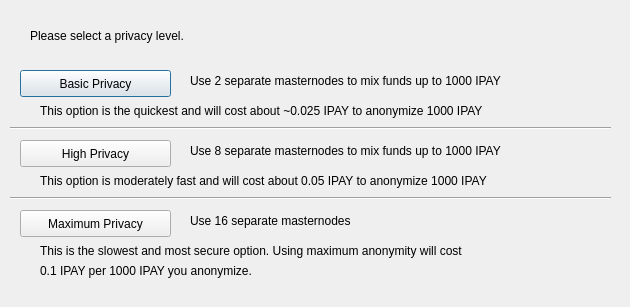
<?xml version="1.0" encoding="UTF-8"?>
<ui version="4.0">
 <class>DarksendConfig</class>
 <widget class="QDialog" name="DarksendConfig">
  <property name="geometry">
   <rect>
    <x>0</x>
    <y>0</y>
    <width>630</width>
    <height>307</height>
   </rect>
  </property>
  <property name="windowTitle">
   <string>Configure Darksend</string>
  </property>
  <widget class="QPushButton" name="buttonBasic">
   <property name="geometry">
    <rect>
     <x>20</x>
     <y>70</y>
     <width>151</width>
     <height>27</height>
    </rect>
   </property>
   <property name="text">
    <string>Basic Privacy</string>
   </property>
  </widget>
  <widget class="QPushButton" name="buttonHigh">
   <property name="geometry">
    <rect>
     <x>20</x>
     <y>140</y>
     <width>151</width>
     <height>27</height>
    </rect>
   </property>
   <property name="text">
    <string>High Privacy</string>
   </property>
  </widget>
  <widget class="QPushButton" name="buttonMax">
   <property name="geometry">
    <rect>
     <x>20</x>
     <y>210</y>
     <width>151</width>
     <height>27</height>
    </rect>
   </property>
   <property name="text">
    <string>Maximum Privacy</string>
   </property>
  </widget>
  <widget class="QLabel" name="label">
   <property name="geometry">
    <rect>
     <x>30</x>
     <y>20</y>
     <width>571</width>
     <height>31</height>
    </rect>
   </property>
   <property name="text">
    <string>Please select a privacy level.</string>
   </property>
  </widget>
  <widget class="QLabel" name="label_2">
   <property name="geometry">
    <rect>
     <x>190</x>
     <y>70</y>
     <width>421</width>
     <height>21</height>
    </rect>
   </property>
   <property name="text">
    <string>Use 2 separate masternodes to mix funds up to 1000 IPAY</string>
   </property>
  </widget>
  <widget class="QLabel" name="label_3">
   <property name="geometry">
    <rect>
     <x>190</x>
     <y>140</y>
     <width>411</width>
     <height>21</height>
    </rect>
   </property>
   <property name="text">
    <string>Use 8 separate masternodes to mix funds up to 1000 IPAY</string>
   </property>
  </widget>
  <widget class="QLabel" name="label_4">
   <property name="geometry">
    <rect>
     <x>190</x>
     <y>210</y>
     <width>421</width>
     <height>21</height>
    </rect>
   </property>
   <property name="text">
    <string>Use 16 separate masternodes</string>
   </property>
  </widget>
  <widget class="QLabel" name="label_6">
   <property name="geometry">
    <rect>
     <x>40</x>
     <y>100</y>
     <width>561</width>
     <height>21</height>
    </rect>
   </property>
   <property name="text">
    <string>This option is the quickest and will cost about ~0.025 IPAY to anonymize 1000 IPAY</string>
   </property>
  </widget>
  <widget class="QLabel" name="label_7">
   <property name="geometry">
    <rect>
     <x>40</x>
     <y>170</y>
     <width>561</width>
     <height>21</height>
    </rect>
   </property>
   <property name="text">
    <string>This option is moderately fast and will cost about 0.05 IPAY to anonymize 1000 IPAY</string>
   </property>
  </widget>
  <widget class="QLabel" name="label_8">
   <property name="geometry">
    <rect>
     <x>40</x>
     <y>240</y>
     <width>561</width>
     <height>21</height>
    </rect>
   </property>
   <property name="text">
    <string>This is the slowest and most secure option. Using maximum anonymity will cost</string>
   </property>
  </widget>
  <widget class="QLabel" name="label_9">
   <property name="geometry">
    <rect>
     <x>40</x>
     <y>260</y>
     <width>561</width>
     <height>21</height>
    </rect>
   </property>
   <property name="text">
    <string>0.1 IPAY per 1000 IPAY you anonymize.</string>
   </property>
  </widget>
  <widget class="Line" name="line">
   <property name="geometry">
    <rect>
     <x>10</x>
     <y>120</y>
     <width>601</width>
     <height>16</height>
    </rect>
   </property>
   <property name="orientation">
    <enum>Qt::Horizontal</enum>
   </property>
  </widget>
  <widget class="Line" name="line_2">
   <property name="geometry">
    <rect>
     <x>10</x>
     <y>190</y>
     <width>601</width>
     <height>16</height>
    </rect>
   </property>
   <property name="orientation">
    <enum>Qt::Horizontal</enum>
   </property>
  </widget>
 </widget>
 <resources/>
 <connections/>
</ui>
